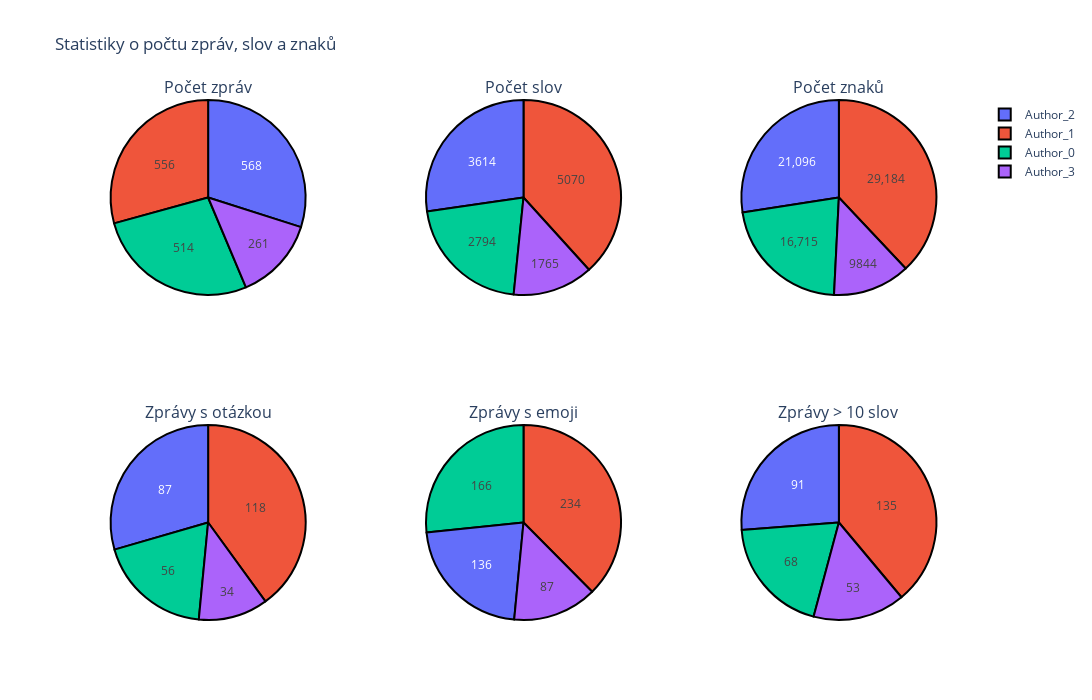

Notebook code cell kept with this figure:
### Code cell
display_general_pies(messages, writers, names, True)

### Figure 1 — Plotly figure (JSON) as saved in the notebook; plotly's stock layout.template omitted (floating-point values rounded to 4 significant figures)
{"data": [{"domain": {"x": [0, 0.2889], "y": [0.625, 1]}, "hoverinfo": "label+percent", "labels": ["Author_0", "Author_1", "Author_2", "Author_3"], "marker": {"line": {"color": "black", "width": 2}}, "name": "Celkový počet zpráv", "textfont": {"size": 12}, "textinfo": "value", "type": "pie", "values": [514, 556, 568, 261]}, {"domain": {"x": [0.3556, 0.6444], "y": [0.625, 1]}, "hoverinfo": "label+percent", "labels": ["Author_0", "Author_1", "Author_2", "Author_3"], "marker": {"line": {"color": "black", "width": 2}}, "name": "Celkový počet slov", "textfont": {"size": 12}, "textinfo": "value", "type": "pie", "values": [2794, 5070, 3614, 1765]}, {"domain": {"x": [0.7111, 1], "y": [0.625, 1]}, "hoverinfo": "label+percent", "labels": ["Author_0", "Author_1", "Author_2", "Author_3"], "marker": {"line": {"color": "black", "width": 2}}, "name": "Celkový počet znaků", "textfont": {"size": 12}, "textinfo": "value", "type": "pie", "values": [16715, 29184, 21096, 9844]}, {"domain": {"x": [0, 0.2889], "y": [0, 0.375]}, "hoverinfo": "label+percent", "labels": ["Author_0", "Author_1", "Author_2", "Author_3"], "marker": {"line": {"color": "black", "width": 2}}, "name": "Celkový počet otázek", "textfont": {"size": 12}, "textinfo": "value", "type": "pie", "values": [56, 118, 87, 34]}, {"domain": {"x": [0.3556, 0.6444], "y": [0, 0.375]}, "hoverinfo": "label+percent", "labels": ["Author_0", "Author_1", "Author_2", "Author_3"], "marker": {"line": {"color": "black", "width": 2}}, "name": "Celkový počet emoji", "textfont": {"size": 12}, "textinfo": "value", "type": "pie", "values": [166, 234, 136, 87]}, {"domain": {"x": [0.7111, 1], "y": [0, 0.375]}, "hoverinfo": "label+percent", "labels": ["Author_0", "Author_1", "Author_2", "Author_3"], "marker": {"line": {"color": "black", "width": 2}}, "name": "Celkový počet dlouhých zpráv", "textfont": {"size": 12}, "textinfo": "value", "type": "pie", "values": [68, 135, 91, 53]}], "layout": {"annotations": [{"font": {"size": 16}, "showarrow": false, "text": "Počet zpráv", "x": 0.1444, "xanchor": "center", "xref": "paper", "y": 1, "yanchor": "bottom", "yref": "paper"}, {"font": {"size": 16}, "showarrow": false, "text": "Počet slov", "x": 0.5, "xanchor": "center", "xref": "paper", "y": 1, "yanchor": "bottom", "yref": "paper"}, {"font": {"size": 16}, "showarrow": false, "text": "Počet znaků", "x": 0.8556, "xanchor": "center", "xref": "paper", "y": 1, "yanchor": "bottom", "yref": "paper"}, {"font": {"size": 16}, "showarrow": false, "text": "Zprávy s otázkou", "x": 0.1444, "xanchor": "center", "xref": "paper", "y": 0.375, "yanchor": "bottom", "yref": "paper"}, {"font": {"size": 16}, "showarrow": false, "text": "Zprávy s emoji", "x": 0.5, "xanchor": "center", "xref": "paper", "y": 0.375, "yanchor": "bottom", "yref": "paper"}, {"font": {"size": 16}, "showarrow": false, "text": "Zprávy > 10 slov", "x": 0.8556, "xanchor": "center", "xref": "paper", "y": 0.375, "yanchor": "bottom", "yref": "paper"}], "height": 700, "title": {"text": "Statistiky o počtu zpráv, slov a znaků"}, "width": 1200}}
